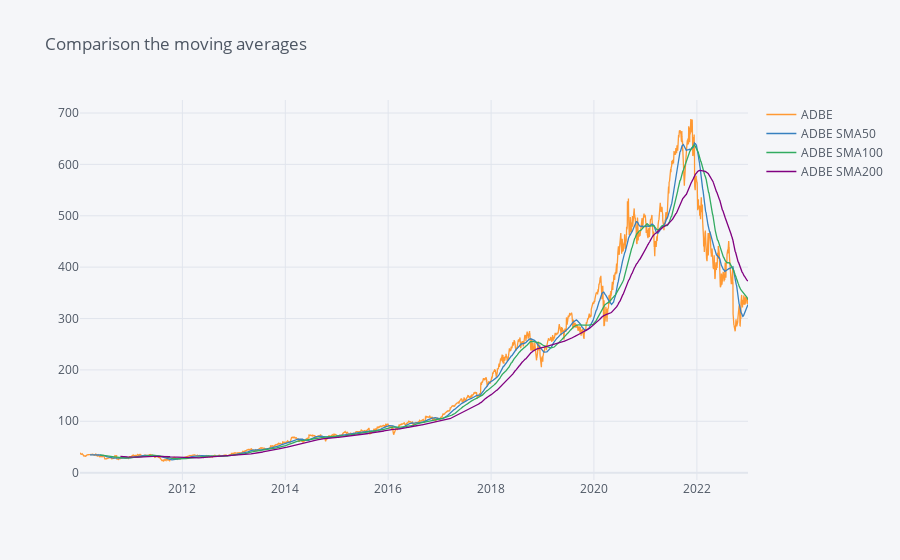

The cell this chart's notebook holds for it:
### Code cell
moving_avg = cal_sma50_sma100_sma200(df_adj_close)
moving_avg.iplot(title = 'Comparison the moving averages')

### Figure 1 — Plotly figure (JSON) as saved in the notebook; plotly's stock layout.template omitted (floating-point values rounded to 4 significant figures; data arrays with more than 128 entries replaced by an {"elided": "..."} marker saying what was removed)
{"data": [{"line": {"color": "rgba(255, 153, 51, 1.0)", "dash": "solid", "shape": "linear", "width": 1.3}, "mode": "lines", "name": "ADBE", "text": "", "type": "scatter", "x": {"elided": "3272 str values"}, "y": {"elided": "3272 float values"}}, {"line": {"color": "rgba(55, 128, 191, 1.0)", "dash": "solid", "shape": "linear", "width": 1.3}, "mode": "lines", "name": "ADBE SMA50", "text": "", "type": "scatter", "x": {"elided": "3272 str values"}, "y": {"elided": "3272 mixed values"}}, {"line": {"color": "rgba(50, 171, 96, 1.0)", "dash": "solid", "shape": "linear", "width": 1.3}, "mode": "lines", "name": "ADBE SMA100", "text": "", "type": "scatter", "x": {"elided": "3272 str values"}, "y": {"elided": "3272 mixed values"}}, {"line": {"color": "rgba(128, 0, 128, 1.0)", "dash": "solid", "shape": "linear", "width": 1.3}, "mode": "lines", "name": "ADBE SMA200", "text": "", "type": "scatter", "x": {"elided": "3272 str values"}, "y": {"elided": "3272 mixed values"}}], "layout": {"legend": {"bgcolor": "#F5F6F9", "font": {"color": "#4D5663"}}, "paper_bgcolor": "#F5F6F9", "plot_bgcolor": "#F5F6F9", "title": {"font": {"color": "#4D5663"}, "text": "Comparison the moving averages"}, "xaxis": {"gridcolor": "#E1E5ED", "showgrid": true, "tickfont": {"color": "#4D5663"}, "title": {"font": {"color": "#4D5663"}, "text": ""}, "zerolinecolor": "#E1E5ED"}, "yaxis": {"gridcolor": "#E1E5ED", "showgrid": true, "tickfont": {"color": "#4D5663"}, "title": {"font": {"color": "#4D5663"}, "text": ""}, "zerolinecolor": "#E1E5ED"}}}
